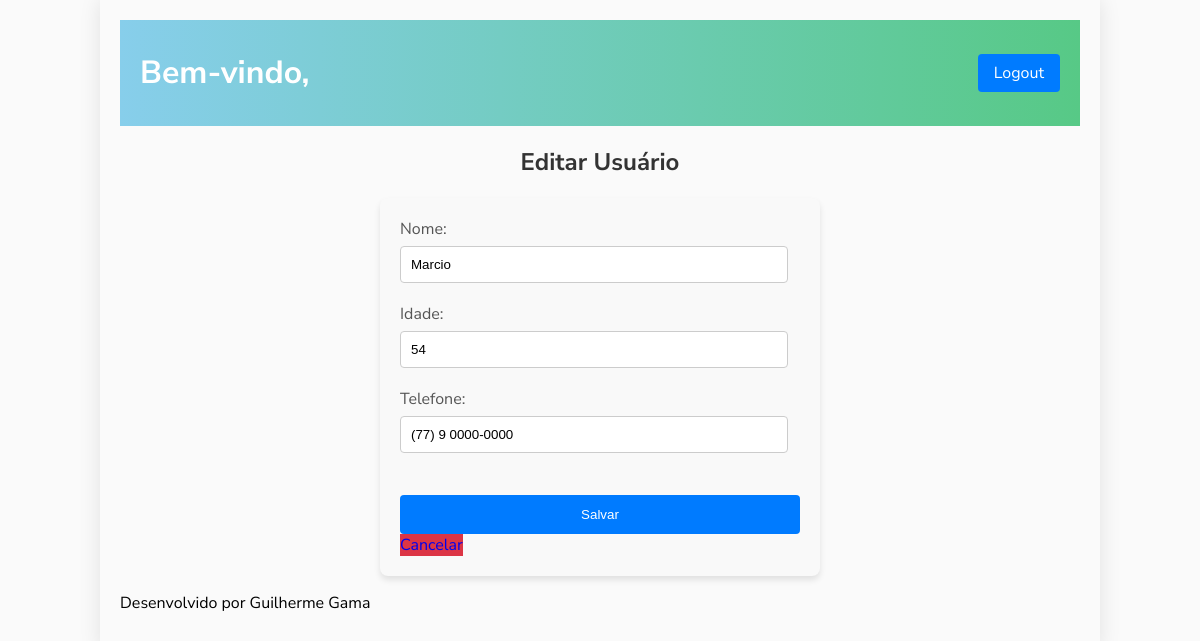
The page /cadastro/funcionario/?id=25 (signed in) on the database its author committed.
### core/models.py (models this page shows, shortened)
class Cadastro(models.Model):
    Nome = models.CharField(max_length=100)
    Idade = models.CharField(max_length=3)
    Telefone = models.CharField(max_length=16)
    usuario = models.ForeignKey(User, on_delete= models.CASCADE)
    class Metas:
        db_table = 'Cadastro'

### core/views.py (the view)
# urls.py: path('cadastro/funcionario/', views.funcionario),
@login_required(login_url='/login/')
def funcionario(request):
    id_funcionario = request.GET.get('id')
    dados = {}
    if id_funcionario:
        dados['funcionario'] = Cadastro.objects.get(id=id_funcionario)
    return render(request, 'funcionario.html', dados)

### templates/funcionario.html (shortened to what this page needs)
{% extends "model-page.html" %}
{% block content %}
<h2>Editar Usuário</h2>
<form action="submit" method="POST">{% csrf_token %}
    <label for="Nome">Nome:</label>
    <input type="text" id="Nome" name="Nome" value="{{ funcionario.Nome }}">
    <br>
    <label for="Idade">Idade:</label>
    <input type="number" id="Idade" name="Idade" value="{{ funcionario.Idade }}">
    <br>
    <label for="Telefone">Telefone:</label>
    <input type="text" id="Telefone" name="Telefone" value="{{ funcionario.Telefone }}">
    <br><br>
    <button type="submit">Salvar</button>
    <a href="/" class="cancel-button">Cancelar</a>
</form>
{% endblock %}

### templates/funcionario.html (style rules this page uses)
form { background-color: #f9f9f9; padding: 20px; border-radius: 8px; box-shadow: 0 4px 6px rgba(0, 0, 0, 0.1); max-width: 400px; margin: 0 auto; }
h2 { text-align: center; color: #333; }
label { display: block; margin-bottom: 6px; color: #555; }
input[type="text"], input[type="number"] { width: calc(100% - 12px); padding: 10px; margin-bottom: 20px; border: 1px solid #ccc; border-radius: 4px; box-sizing: border-box; }
button { width: 100%; padding: 12px; border: none; border-radius: 4px; background-color: #007bff; color: #fff; cursor: pointer; transition: background-color 0.3s ease; }
a { text-decoration: none; }
.cancel-button { display: inline-block; background-color: #dc3545; margin-right: 10px; }

### rows shown on the page
Cadastro: Nome "Marcio", Idade "54", Telefone "(77) 9 0000-0000"
